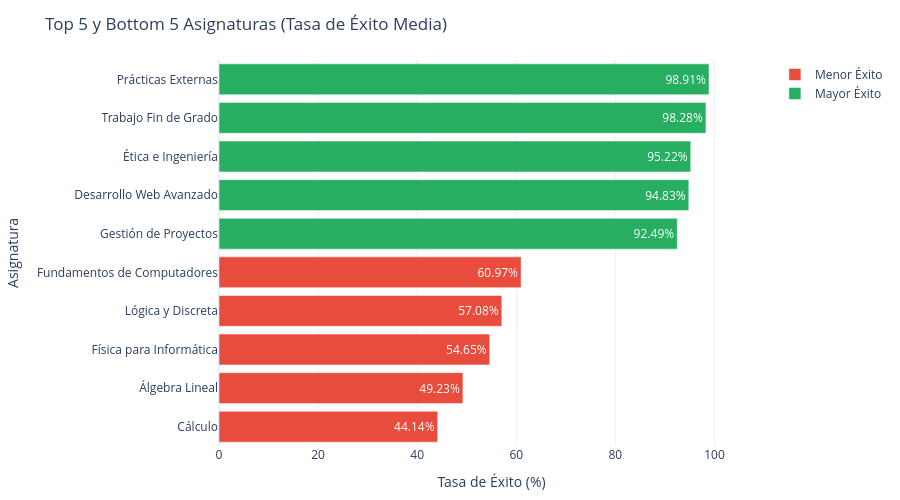

Notebook cell for this chart:
### Markdown cell above
## Top y bottom asignaturas carrera

### Code cell
import plotly.graph_objects as go
import pandas as pd

dataset = pd.read_csv("../data/prueba.csv", sep=",")

def crear_grafico_top_bottom(df):
    # 1. Filtrar solo por Tasa de Éxito y agrupar por Asignatura
    df_exito = df[df['Tasa'] == 'Exito'].groupby('Asignatura')['Valor'].mean().reset_index()
    
    # 2. Obtener el Top 5 y Bottom 5
    top_5 = df_exito.nlargest(5, 'Valor').sort_values('Valor', ascending=True)
    bottom_5 = df_exito.nsmallest(5, 'Valor').sort_values('Valor', ascending=True)
    
    # 3. Crear el gráfico
    fig = go.Figure()

    # Añadir barras para el Bottom 5 (Rojo)
    fig.add_trace(go.Bar(
        y=bottom_5['Asignatura'],
        x=bottom_5['Valor'],
        name='Menor Éxito',
        orientation='h',
        marker=dict(color='#E74C3C'), # Rojo
        text=bottom_5['Valor'].round(2).astype(str) + '%',
        textposition='auto',
    ))

    # Añadir barras para el Top 5 (Verde)
    fig.add_trace(go.Bar(
        y=top_5['Asignatura'],
        x=top_5['Valor'],
        name='Mayor Éxito',
        orientation='h',
        marker=dict(color='#27AE60'), # Verde
        text=top_5['Valor'].round(2).astype(str) + '%',
        textposition='auto',
    ))

    # 4. Configurar el Layout
    fig.update_layout(
        title='Top 5 y Bottom 5 Asignaturas (Tasa de Éxito Media)',
        xaxis_title='Tasa de Éxito (%)',
        yaxis_title='Asignatura',
        template='plotly_white',
        height=500,
        showlegend=True,
        # Ajustar márgenes para que los nombres de las asignaturas no se corten
        margin=dict(l=150, r=20, t=60, b=50),
        xaxis=dict(range=[0, 110]) # Asegurar que el eje llegue al 100%
    )

    return fig

# Ejemplo de uso con tus datos cargados:
fig = crear_grafico_top_bottom(dataset)
fig.show()

### Figure 1 — Plotly figure (JSON) as saved in the notebook; plotly's stock layout.template omitted (floating-point values rounded to 4 significant figures)
{"data": [{"marker": {"color": "#E74C3C"}, "name": "Menor Éxito", "orientation": "h", "text": ["44.14%", "49.23%", "54.65%", "57.08%", "60.97%"], "textposition": "auto", "type": "bar", "x": [44.14, 49.23, 54.65, 57.08, 60.97], "y": ["Cálculo", "Álgebra Lineal", "Física para Informática", "Lógica y Discreta", "Fundamentos de Computadores"]}, {"marker": {"color": "#27AE60"}, "name": "Mayor Éxito", "orientation": "h", "text": ["92.49%", "94.83%", "95.22%", "98.28%", "98.91%"], "textposition": "auto", "type": "bar", "x": [92.49, 94.83, 95.22, 98.28, 98.91], "y": ["Gestión de Proyectos", "Desarrollo Web Avanzado", "Ética e Ingeniería", "Trabajo Fin de Grado", "Prácticas Externas"]}], "layout": {"height": 500, "margin": {"b": 50, "l": 150, "r": 20, "t": 60}, "showlegend": true, "title": {"text": "Top 5 y Bottom 5 Asignaturas (Tasa de Éxito Media)"}, "xaxis": {"range": [0, 110], "title": {"text": "Tasa de Éxito (%)"}}, "yaxis": {"title": {"text": "Asignatura"}}}}
